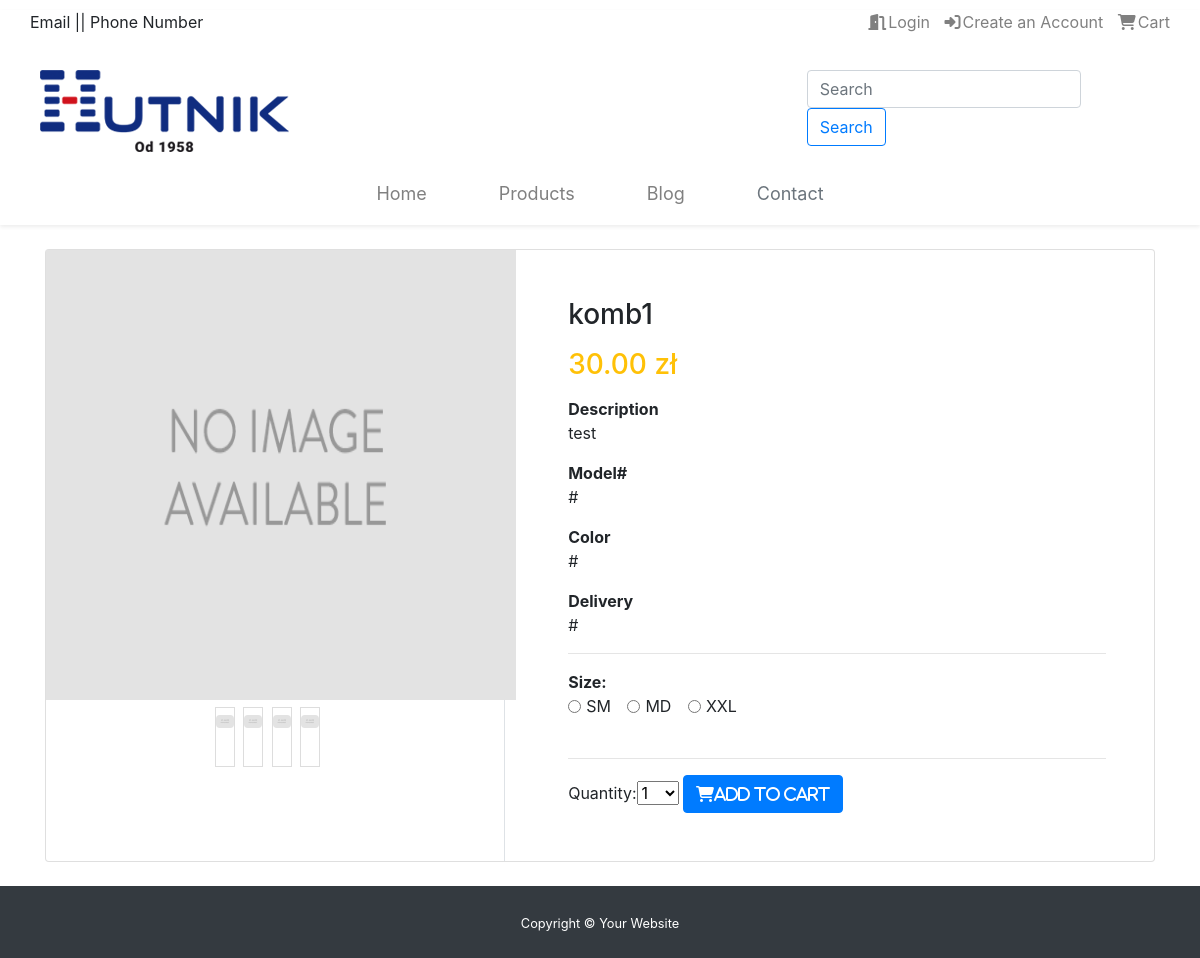
The page /1/komb1 on the database its author committed.
### shop/models.py (models this page shows, shortened)
class Product(models.Model):
    category = models.ForeignKey(Category,
                                 related_name='products',
                                 on_delete=models.CASCADE)
    name = models.CharField(max_length=200, db_index=True)
    slug = models.SlugField(max_length=200, db_index=True)
    image = fields.ImageField(upload_to='products/%Y/%m/%d', blank=True, dependencies=[
        FileDependency(processor=ImageProcessor(
            format='JPEG', scale={'max_width': 300, 'max_height': 300}))
    ])
    price = models.DecimalField(max_digits=10, decimal_places=2)
    description = models.TextField(blank=True)
    available = models.BooleanField(default=True)
    created = models.DateTimeField(auto_now_add=True)
    updated = models.DateTimeField(auto_now=True)
    class Meta:
        ordering = ('name', )
        index_together = (('id', 'slug'),)

### shop/views.py (the view)
# urls.py: path('<int:id>/<slug:slug>', views.product_detail, name='product_detail'),
def product_detail(request, id, slug):
    product = get_object_or_404(Product,
                                id=id,
                                slug=slug,
                                available=True)
    cart_product_form = CartAddProductForm()
    return render(request,
                  'shop/product/product_detail.html',
                  {'product': product, 'cart_product_form': cart_product_form})

### cart/forms.py
class CartAddProductForm(forms.Form):
    quantity = forms.TypedChoiceField(choices=PRODUCT_QUANTITY_CHOICES,
                                      coerce=int)
    update = forms.BooleanField(required=False, initial=False,
                                widget=forms.HiddenInput)

### cart/context_processor.py (called while the page is built)
def cart(request):
    return {'cart': Cart(request)}

### shop/models.py (called while the page is built)
    def __str__(self):
        return self.name

    def get_absolute_url(self):
        return reverse('shop:product_list_by_category',
                       args=[self.slug])

### shop/templates/shop/product/product_detail.html (shortened to what this page needs)
{% extends "shop/base.html" %}
{% load static %}
{% block content %}
<div class="container">
  <div class="card">
	<div class="row">
		<aside class="col-sm-5 border-right">
<article class="gallery-wrap">
<div class="img-big-wrap">
  <div> <a href="#"><img src="{% if product.image %}{{ product.image.url }}{% else %}{% static 'img/no_image.png' %}{% endif %}"></a></div>
</div>
<div class="img-small-wrap">
  <div class="item-gallery"> <img src="{% if product.image %}{{ product.image.url }}{% else %}{% static 'img/no_image.png' %}{% endif %}"> </div>
  <div class="item-gallery"> <img src="{% if product.image %}{{ product.image.url }}{% else %}{% static 'img/no_image.png' %}{% endif %}"> </div>
  <div class="item-gallery"> <img src="{% if product.image %}{{ product.image.url }}{% else %}{% static 'img/no_image.png' %}{% endif %}"> </div>
  <div class="item-gallery"> <img src="{% if product.image %}{{ product.image.url }}{% else %}{% static 'img/no_image.png' %}{% endif %}"> </div>
</div>
</article>
		</aside>
		<aside class="col-sm-7">
<article class="card-body p-5">
	<h3 class="title mb-3">{{ product.name }}</h3>
<p class="price-detail-wrap">
	<span class="price h3 text-warning">
		<span class="num">{{ product.price }} zł</span>
	</span>
</p>
<dl class="item-property">
  <dt>Description</dt>
  <dd><p>{{ product.description }}</p></dd>
</dl>
<dl class="param param-feature">
  <dt>Model#</dt>
  <dd>#</dd>
</dl>
<dl class="param param-feature">
  <dt>Color</dt>
  <dd>#</dd>
</dl>
<dl class="param param-feature">
  <dt>Delivery</dt>
  <dd>#</dd>
</dl>
<hr>
	<div class="row">
		<div class="col-sm-7">
			<dl class="param param-inline">
				  <dt>Size: </dt>
				  <dd>
				  	<label class="form-check form-check-inline">
					  <input class="form-check-input" type="radio" name="inlineRadioOptions" id="inlineRadio2" value="option2">
					  <span class="form-check-label">SM</span>
					</label>
					<label class="form-check form-check-inline">
					  <input class="form-check-input" type="radio" name="inlineRadioOptions" id="inlineRadio2" value="option2">
					  <span class="form-check-label">MD</span>
					</label>
					<label class="form-check form-check-inline">
					  <input class="form-check-input" type="radio" name="inlineRadioOptions" id="inlineRadio2" value="option2">
					  <span class="form-check-label">XXL</span>
					</label>
				  </dd>
			</dl>
		</div>
	</div>
	<hr>
      <form action="{% url 'cart:cart_add' product.id %}" method="post">
                {{ cart_product_form }}
        <button class="btn btn-primary" type="submit"><i class="fas fa-shopping-cart">Add to Cart</i></button>
              </form>
</article>
		</aside>
	</div>
</div>
</div>
</div>
{% endblock %}

### shop/templates/shop/product/product_detail.html (style rules this page uses)
.gallery-wrap .img-big-wrap img { height: 450px; width: 470px; display: inline-block; cursor: zoom-in; }
.gallery-wrap .img-small-wrap .item-gallery { width: 20px; height: 60px; border: 1px solid #ddd; margin: 7px 2px; display: inline-block; overflow: hidden; }
.gallery-wrap .img-small-wrap { text-align: center; }
.gallery-wrap .img-small-wrap img { max-width: 100%; max-height: 100%; object-fit: cover; border-radius: 4px; cursor: zoom-in; }

### rows shown on the page
Product: name "komb1", price "30.00", description "test"
